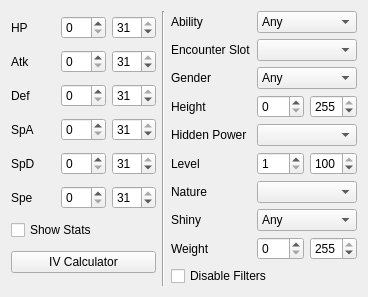
<?xml version="1.0" encoding="UTF-8"?>
<ui version="4.0">
 <class>Filter</class>
 <widget class="QWidget" name="Filter">
  <property name="geometry">
   <rect>
    <x>0</x>
    <y>0</y>
    <width>368</width>
    <height>292</height>
   </rect>
  </property>
  <layout class="QHBoxLayout" name="horizontalLayout">
   <item>
    <layout class="QGridLayout" name="gridLayout">
     <item row="0" column="0">
      <widget class="QLabel" name="labelHP">
       <property name="text">
        <string>HP</string>
       </property>
      </widget>
     </item>
     <item row="0" column="1">
      <widget class="QSpinBox" name="spinBoxHPMin">
       <property name="maximum">
        <number>31</number>
       </property>
      </widget>
     </item>
     <item row="0" column="2">
      <widget class="QSpinBox" name="spinBoxHPMax">
       <property name="maximum">
        <number>31</number>
       </property>
       <property name="value">
        <number>31</number>
       </property>
      </widget>
     </item>
     <item row="1" column="0">
      <widget class="QLabel" name="labelAtk">
       <property name="text">
        <string>Atk</string>
       </property>
      </widget>
     </item>
     <item row="1" column="1">
      <widget class="QSpinBox" name="spinBoxAtkMin">
       <property name="maximum">
        <number>31</number>
       </property>
      </widget>
     </item>
     <item row="1" column="2">
      <widget class="QSpinBox" name="spinBoxAtkMax">
       <property name="maximum">
        <number>31</number>
       </property>
       <property name="value">
        <number>31</number>
       </property>
      </widget>
     </item>
     <item row="2" column="0">
      <widget class="QLabel" name="labelDef">
       <property name="text">
        <string>Def</string>
       </property>
      </widget>
     </item>
     <item row="2" column="1">
      <widget class="QSpinBox" name="spinBoxDefMin">
       <property name="maximum">
        <number>31</number>
       </property>
      </widget>
     </item>
     <item row="2" column="2">
      <widget class="QSpinBox" name="spinBoxDefMax">
       <property name="maximum">
        <number>31</number>
       </property>
       <property name="value">
        <number>31</number>
       </property>
      </widget>
     </item>
     <item row="3" column="0">
      <widget class="QLabel" name="labelSpA">
       <property name="text">
        <string>SpA</string>
       </property>
      </widget>
     </item>
     <item row="3" column="1">
      <widget class="QSpinBox" name="spinBoxSpAMin">
       <property name="maximum">
        <number>31</number>
       </property>
      </widget>
     </item>
     <item row="3" column="2">
      <widget class="QSpinBox" name="spinBoxSpAMax">
       <property name="maximum">
        <number>31</number>
       </property>
       <property name="value">
        <number>31</number>
       </property>
      </widget>
     </item>
     <item row="4" column="0">
      <widget class="QLabel" name="labelSpD">
       <property name="text">
        <string>SpD</string>
       </property>
      </widget>
     </item>
     <item row="4" column="1">
      <widget class="QSpinBox" name="spinBoxSpDMin">
       <property name="maximum">
        <number>31</number>
       </property>
      </widget>
     </item>
     <item row="4" column="2">
      <widget class="QSpinBox" name="spinBoxSpDMax">
       <property name="maximum">
        <number>31</number>
       </property>
       <property name="value">
        <number>31</number>
       </property>
      </widget>
     </item>
     <item row="5" column="0">
      <widget class="QLabel" name="labelSpe">
       <property name="text">
        <string>Spe</string>
       </property>
      </widget>
     </item>
     <item row="5" column="1">
      <widget class="QSpinBox" name="spinBoxSpeMin">
       <property name="maximum">
        <number>31</number>
       </property>
      </widget>
     </item>
     <item row="5" column="2">
      <widget class="QSpinBox" name="spinBoxSpeMax">
       <property name="maximum">
        <number>31</number>
       </property>
       <property name="value">
        <number>31</number>
       </property>
      </widget>
     </item>
     <item row="6" column="0" colspan="3">
      <widget class="QCheckBox" name="checkBoxShowStats">
       <property name="text">
        <string>Show Stats</string>
       </property>
      </widget>
     </item>
     <item row="7" column="0" colspan="3">
      <widget class="QPushButton" name="pushButtonIVCalculator">
       <property name="text">
        <string>IV Calculator</string>
       </property>
      </widget>
     </item>
    </layout>
   </item>
   <item>
    <widget class="Line" name="line">
     <property name="orientation">
      <enum>Qt::Orientation::Vertical</enum>
     </property>
    </widget>
   </item>
   <item>
    <layout class="QGridLayout" name="gridLayout_1">
     <item row="0" column="0">
      <widget class="QLabel" name="labelAbility">
       <property name="text">
        <string>Ability</string>
       </property>
      </widget>
     </item>
     <item row="0" column="1" colspan="2">
      <widget class="ComboBox" name="comboBoxAbility">
       <item>
        <property name="text">
         <string>Any</string>
        </property>
       </item>
       <item>
        <property name="text">
         <string notr="true">0</string>
        </property>
       </item>
       <item>
        <property name="text">
         <string notr="true">1</string>
        </property>
       </item>
      </widget>
     </item>
     <item row="1" column="0">
      <widget class="QLabel" name="labelEncounterSlot">
       <property name="text">
        <string>Encounter Slot</string>
       </property>
      </widget>
     </item>
     <item row="1" column="1" colspan="2">
      <widget class="CheckList" name="checkListEncounterSlot"/>
     </item>
     <item row="2" column="0">
      <widget class="QLabel" name="labelGender">
       <property name="text">
        <string>Gender</string>
       </property>
      </widget>
     </item>
     <item row="2" column="1" colspan="2">
      <widget class="ComboBox" name="comboBoxGender">
       <item>
        <property name="text">
         <string>Any</string>
        </property>
       </item>
       <item>
        <property name="text">
         <string notr="true">♂</string>
        </property>
       </item>
       <item>
        <property name="text">
         <string notr="true">♀</string>
        </property>
       </item>
      </widget>
     </item>
     <item row="3" column="0">
      <widget class="QLabel" name="labelHeight">
       <property name="text">
        <string>Height</string>
       </property>
      </widget>
     </item>
     <item row="3" column="1">
      <widget class="QSpinBox" name="spinBoxHeightMin">
       <property name="maximum">
        <number>255</number>
       </property>
      </widget>
     </item>
     <item row="3" column="2">
      <widget class="QSpinBox" name="spinBoxHeightMax">
       <property name="maximum">
        <number>255</number>
       </property>
       <property name="value">
        <number>255</number>
       </property>
      </widget>
     </item>
     <item row="4" column="0">
      <widget class="QLabel" name="labelHiddenPower">
       <property name="text">
        <string>Hidden Power</string>
       </property>
      </widget>
     </item>
     <item row="4" column="1" colspan="2">
      <widget class="CheckList" name="checkListHiddenPower"/>
     </item>
     <item row="5" column="0">
      <widget class="QLabel" name="labelLevel">
       <property name="text">
        <string>Level</string>
       </property>
      </widget>
     </item>
     <item row="5" column="1">
      <widget class="QSpinBox" name="spinBoxLevelMin">
       <property name="minimum">
        <number>1</number>
       </property>
       <property name="maximum">
        <number>100</number>
       </property>
      </widget>
     </item>
     <item row="5" column="2">
      <widget class="QSpinBox" name="spinBoxLevelMax">
       <property name="minimum">
        <number>1</number>
       </property>
       <property name="maximum">
        <number>100</number>
       </property>
       <property name="value">
        <number>100</number>
       </property>
      </widget>
     </item>
     <item row="6" column="0">
      <widget class="QLabel" name="labelNature">
       <property name="text">
        <string>Nature</string>
       </property>
      </widget>
     </item>
     <item row="6" column="1" colspan="2">
      <widget class="CheckList" name="checkListNature"/>
     </item>
     <item row="7" column="0">
      <widget class="QLabel" name="labelShiny">
       <property name="text">
        <string>Shiny</string>
       </property>
      </widget>
     </item>
     <item row="7" column="1" colspan="2">
      <widget class="ComboBox" name="comboBoxShiny">
       <item>
        <property name="text">
         <string>Any</string>
        </property>
       </item>
       <item>
        <property name="text">
         <string>Star</string>
        </property>
       </item>
       <item>
        <property name="text">
         <string>Square</string>
        </property>
       </item>
       <item>
        <property name="text">
         <string>Star/Square</string>
        </property>
       </item>
      </widget>
     </item>
     <item row="8" column="0">
      <widget class="QLabel" name="labelWeight">
       <property name="text">
        <string>Weight</string>
       </property>
      </widget>
     </item>
     <item row="8" column="1">
      <widget class="QSpinBox" name="spinBoxWeightMin">
       <property name="maximum">
        <number>255</number>
       </property>
      </widget>
     </item>
     <item row="8" column="2">
      <widget class="QSpinBox" name="spinBoxWeightMax">
       <property name="maximum">
        <number>255</number>
       </property>
       <property name="value">
        <number>255</number>
       </property>
      </widget>
     </item>
     <item row="9" column="0" colspan="3">
      <widget class="QCheckBox" name="checkBoxDisableFilters">
       <property name="text">
        <string>Disable Filters</string>
       </property>
      </widget>
     </item>
    </layout>
   </item>
  </layout>
 </widget>
 <customwidgets>
  <customwidget>
   <class>ComboBox</class>
   <extends>QComboBox</extends>
   <header>Form/Controls/ComboBox.hpp</header>
  </customwidget>
  <customwidget>
   <class>CheckList</class>
   <extends>QComboBox</extends>
   <header>Form/Controls/CheckList.hpp</header>
  </customwidget>
 </customwidgets>
 <tabstops>
  <tabstop>spinBoxHPMin</tabstop>
  <tabstop>spinBoxHPMax</tabstop>
  <tabstop>spinBoxAtkMin</tabstop>
  <tabstop>spinBoxAtkMax</tabstop>
  <tabstop>spinBoxDefMin</tabstop>
  <tabstop>spinBoxDefMax</tabstop>
  <tabstop>spinBoxSpAMin</tabstop>
  <tabstop>spinBoxSpAMax</tabstop>
  <tabstop>spinBoxSpDMin</tabstop>
  <tabstop>spinBoxSpDMax</tabstop>
  <tabstop>spinBoxSpeMin</tabstop>
  <tabstop>spinBoxSpeMax</tabstop>
  <tabstop>checkBoxShowStats</tabstop>
  <tabstop>pushButtonIVCalculator</tabstop>
  <tabstop>comboBoxAbility</tabstop>
  <tabstop>checkListEncounterSlot</tabstop>
  <tabstop>comboBoxGender</tabstop>
  <tabstop>spinBoxHeightMin</tabstop>
  <tabstop>spinBoxHeightMax</tabstop>
  <tabstop>checkListHiddenPower</tabstop>
  <tabstop>spinBoxLevelMin</tabstop>
  <tabstop>spinBoxLevelMax</tabstop>
  <tabstop>checkListNature</tabstop>
  <tabstop>comboBoxShiny</tabstop>
  <tabstop>spinBoxWeightMin</tabstop>
  <tabstop>spinBoxWeightMax</tabstop>
  <tabstop>checkBoxDisableFilters</tabstop>
 </tabstops>
 <resources/>
 <connections/>
</ui>
